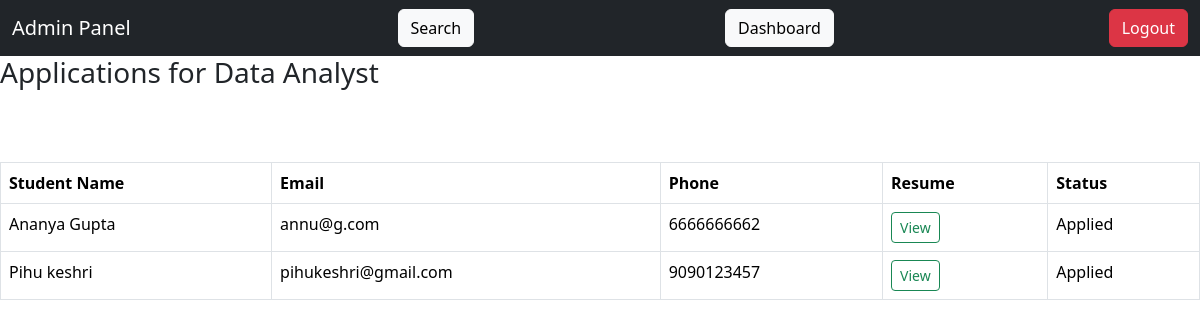
Page /admin/view_application/2 (signed in) on the committed database.
### application/model.py (models this page shows)
class Job(db.Model):
    __tablename__ = "jobs"
    id = db.Column(db.Integer, primary_key=True)
    company_id = db.Column(db.Integer, db.ForeignKey("company.id"), nullable=False)
    salary=db.Column(db.Integer)
    title = db.Column(db.String(150))
    description = db.Column(db.Text)
    eligibility = db.Column(db.String(200))
    deadline = db.Column(db.DateTime)
    status = db.Column(db.String(20), default='Pending')
    is_approved = db.Column(db.Boolean, default=False)
    is_rejected = db.Column(db.Boolean, default=False)
    is_closed = db.Column(db.Boolean, default=False)
    company = db.relationship('Company', backref='jobs')
    applications = db.relationship("Application", backref="job")
    placements = db.relationship("Placement", backref="job")

class Application(db.Model):
    __tablename__ = "applications"
    id = db.Column(db.Integer, primary_key=True)
    job_id = db.Column(db.Integer, db.ForeignKey("jobs.id"))
    student_id = db.Column(db.Integer, db.ForeignKey("student.id"))
    status = db.Column(db.String(50), default="Applied")
    applied_at = db.Column(db.DateTime, default=datetime.utcnow)

class Student(db.Model):
    id = db.Column(db.Integer, primary_key=True)
    name = db.Column(db.String(100))
    email = db.Column(db.String(100), unique=True)
    password = db.Column(db.String(100))
    phone = db.Column(db.String(15))
    resume = db.Column(db.String(200))
    is_active = db.Column(db.Boolean, default=True)
    is_blacklisted = db.Column(db.Boolean, default=False)
    created_at = db.Column(db.DateTime, default=datetime.utcnow)
    applications = db.relationship("Application", backref="student")

### application/routes.py (the view)
@app.route("/admin/view_application/<int:drive_id>")
def view_applications(drive_id):
    if session.get("role") != "admin":
        return "Unauthorized"
    drive = Job.query.get(drive_id)
    applications = Application.query.filter_by(job_id=drive_id).all()
    return render_template(
        "admin/view_application.html",
        applications=applications,
        drive=drive
    )

### templates/admin/view_application.html (shortened to what this page needs)
<!DOCTYPE html>
<html lang="en">
<head>
    <link href="https://cdn.jsdelivr.net/npm/bootstrap@5.3.8/dist/css/bootstrap.min.css" rel="stylesheet">
</head>
<body class="  mb-0">
    <nav class="navbar bg-dark navbar-expand-lg  mb-0">
    <div class="container-fluid">
        <a class="navbar-brand text-white">Admin Panel</a>
        <form class="d-flex" action="/admin/search" method="GET">
            <button class="btn btn-light">Search</button>
        </form>
        <a href="/admin/dashboard" class="btn btn-light me-2">Dashboard</a>
        <a href="/logout" class="btn btn-danger ms-3">Logout</a>
    </div>
</nav>
    <h3>Applications for {{ drive.title }}</h3>
    <br>
    <br>
    <table class="table table-bordered mt-3">
        <thead>
            <tr>
                <th>Student Name</th>
                <th>Email</th>
                <th>Phone</th>
                <th>Resume</th>
                <th>Status</th>
            </tr>
        </thead>
        <tbody>
            {% for app in applications %}
            <tr>
                <td>{{ app.student.name }}</td>
                <td>{{ app.student.email }}</td>
                <td>{{ app.student.phone }}</td>
                <td>
                    {% if app.student.resume %}
        <a href="{{ url_for('static', filename=app.student.resume) }}"
           target="_blank"
           class="btn btn-sm btn-outline-success">
           View
        </a>
    {% else %}
        <span class="text-danger">Not Uploaded</span>
    {% endif %}
                </td>
                <td>{{ app.status }}</td>
            </tr>
            {% endfor %}
        </tbody>
    </table>
</body>
</html>

### templates/admin/view_application.html (style rules this page uses)
body { margin: 0; padding: 0; }

### rows in the picture
Job: title "Data Analyst"
Application: student.name "Ananya Gupta", student.email "annu@g.com", student.phone "6666666662", status "Applied"
Application: student.name "Pihu keshri", student.email "pihukeshri@gmail.com", student.phone "9090123457", status "Applied"
